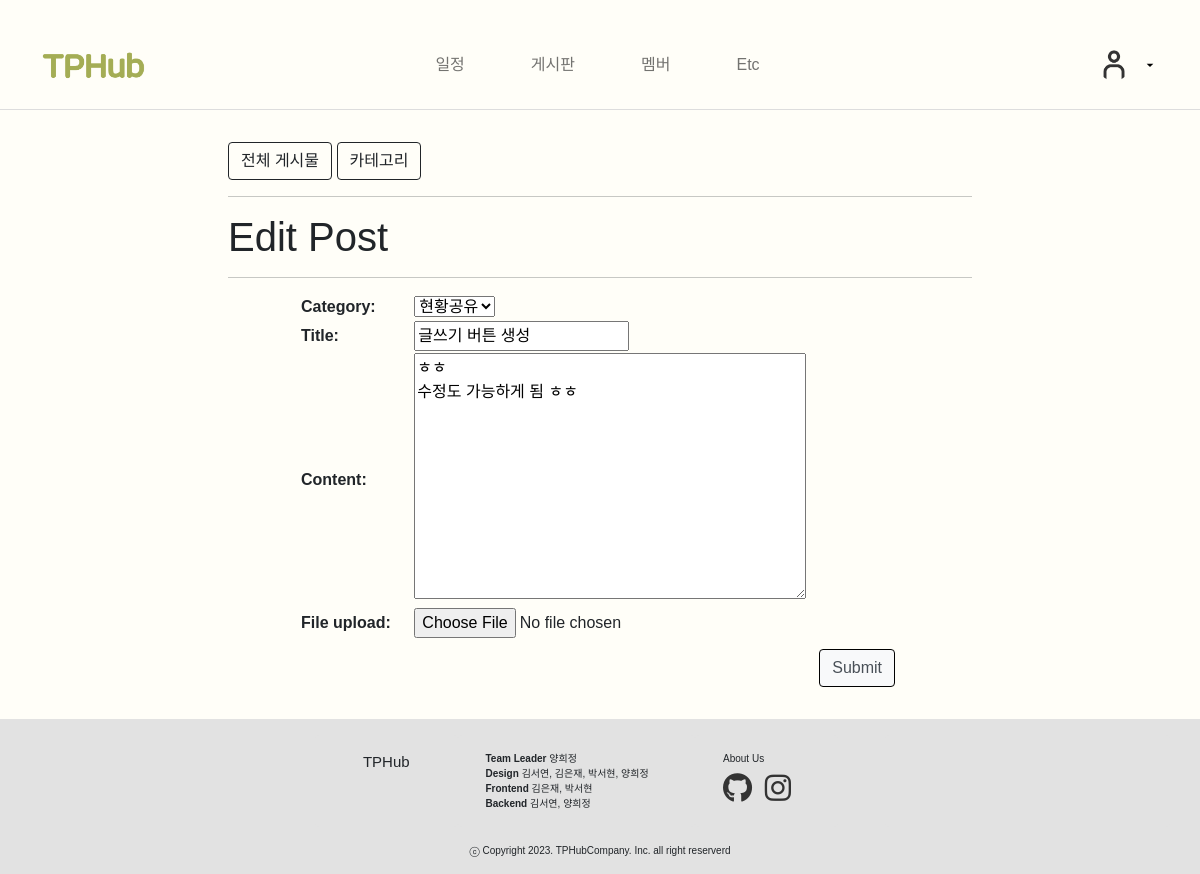
/board/update_post/1/ (signed in), run on an earlier commit of the app's database.
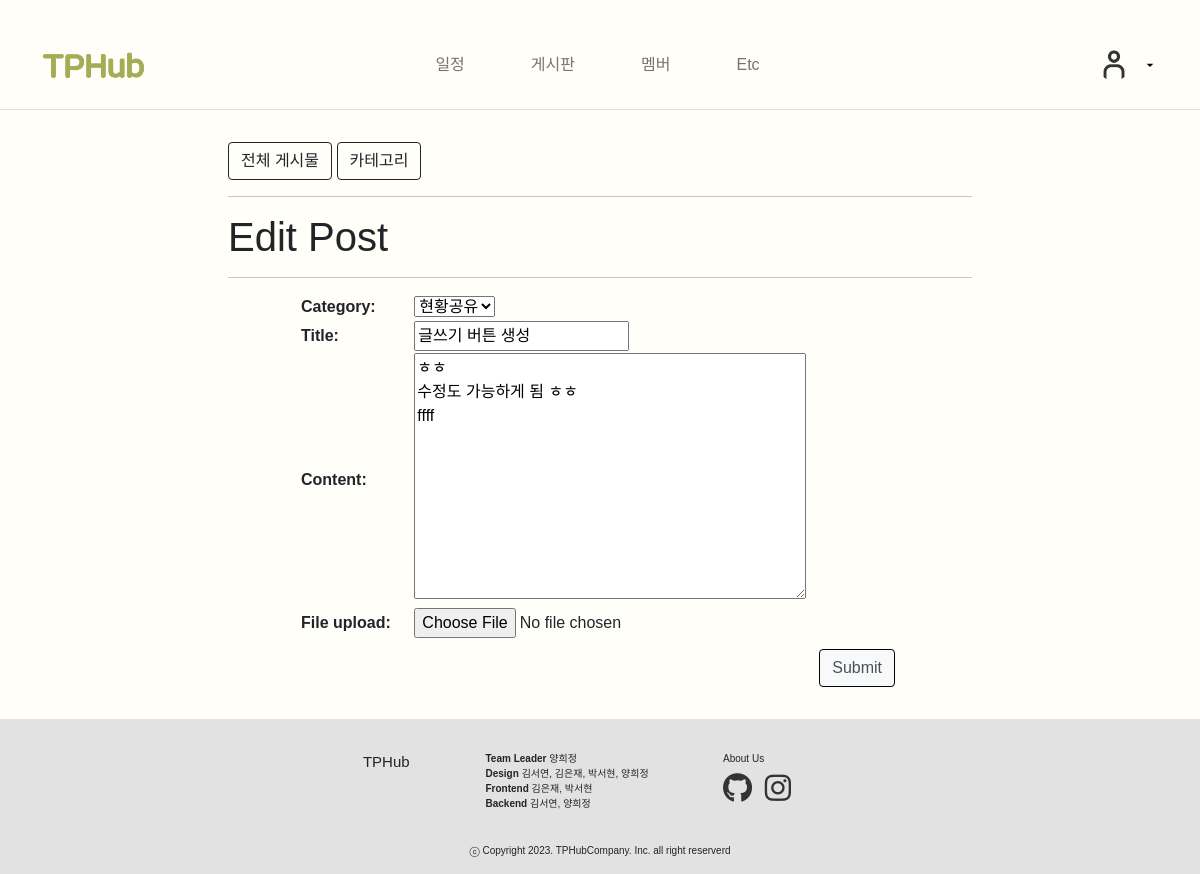
And on a later commit of the database.
### board/models.py (models this page shows, shortened)
class Post(models.Model):
    title = models.CharField(max_length=30)
    author = models.ForeignKey(User, null=True, blank=False, on_delete=models.SET_NULL)
    category = models.ForeignKey(Category, null=True, blank=False, on_delete=models.SET_NULL)
    user_profile = models.ForeignKey(UserProfile, null=True, blank=False, on_delete=models.SET_NULL)
    content = models.TextField()
    file_upload = models.FileField(upload_to='blog/files/%Y/%m/%d/', blank=True)
    created_at = models.DateTimeField(auto_now_add=True)
    updated_at = models.DateTimeField(auto_now=True)

### board/views.py (the view)
# urls.py: path('update_post/<int:pk>/', views.PostUpdate.as_view()),  # 글 수정
class PostUpdate(LoginRequiredMixin, UpdateView):
    model = Post
    fields = ['category', 'title', 'content', 'file_upload']
    template_name = 'board/post_update_form.html'
    def dispatch(self, request, *args, **kwargs):
        if request.user.is_authenticated and (request.user.is_superuser or request.user == self.get_object().author):
            return super(PostUpdate, self).dispatch(request, *args, **kwargs)
        else:
            raise PermissionDenied

### board/models.py (called while the page is built)
    def __str__(self):
        return self.name

### board/templates/board/post_update_form.html (shortened to what this page needs)
{% extends 'board/base.html' %}
{% block main_area %}
    <h1> Edit Post</h1>
    <hr>
    <form method="post" enctype="multipart/form-data" style="max-width: 600px; margin: 0 auto;">
        <table style="width: 100%;">
            {{ form.as_table }}
        </table>
        <div style="text-align: right; margin-top: 10px;">
            <button type="submit" class="btn btn-primary custom-btn" style=" border: 1px solid #000000;background-color: #f8f9fa;
                color: #495057; margin-right: 5px;"> Submit
            </button>
        </div>
    </form>
{% endblock %}

What changed in the data, as far as the page shows it:
changed Post "현황공유": content "ㅎㅎ 수정도 가능하게 됨 ㅎㅎ" → "ㅎㅎ 수정도 가능하게 됨 ㅎㅎ ffff"
